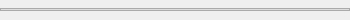
<?xml version="1.0" encoding="UTF-8"?>
<ui version="4.0">
 <class>MusicSlider</class>
 <widget class="QWidget" name="MusicSlider">
  <property name="geometry">
   <rect>
    <x>0</x>
    <y>0</y>
    <width>350</width>
    <height>20</height>
   </rect>
  </property>
  <property name="windowTitle">
   <string>Form</string>
  </property>
  <widget class="QFrame" name="inLine">
   <property name="geometry">
    <rect>
     <x>0</x>
     <y>8</y>
     <width>350</width>
     <height>3</height>
    </rect>
   </property>
   <property name="styleSheet">
    <string notr="true">#inLine
{
	background-color:rgb(221, 221, 221);
}</string>
   </property>
   <property name="frameShape">
    <enum>QFrame::StyledPanel</enum>
   </property>
   <property name="frameShadow">
    <enum>QFrame::Raised</enum>
   </property>
  </widget>
  <widget class="QFrame" name="outLine">
   <property name="geometry">
    <rect>
     <x>0</x>
     <y>8</y>
     <width>0</width>
     <height>3</height>
    </rect>
   </property>
   <property name="styleSheet">
    <string notr="true">#outLine
{
	background-color:rgb(0, 0, 0);
}</string>
   </property>
   <property name="frameShape">
    <enum>QFrame::StyledPanel</enum>
   </property>
   <property name="frameShadow">
    <enum>QFrame::Raised</enum>
   </property>
  </widget>
 </widget>
 <resources/>
 <connections/>
</ui>
